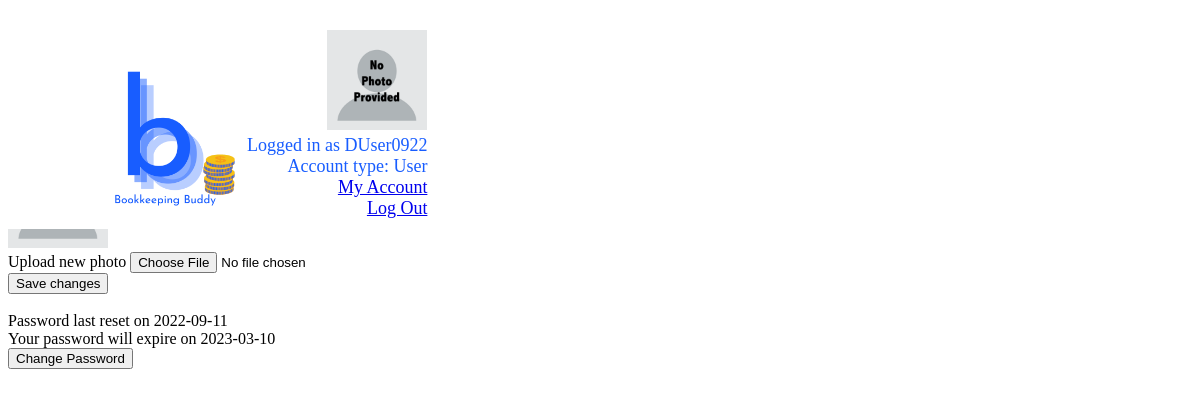
/auth/my_account (signed in), run on an earlier commit of the app's database.
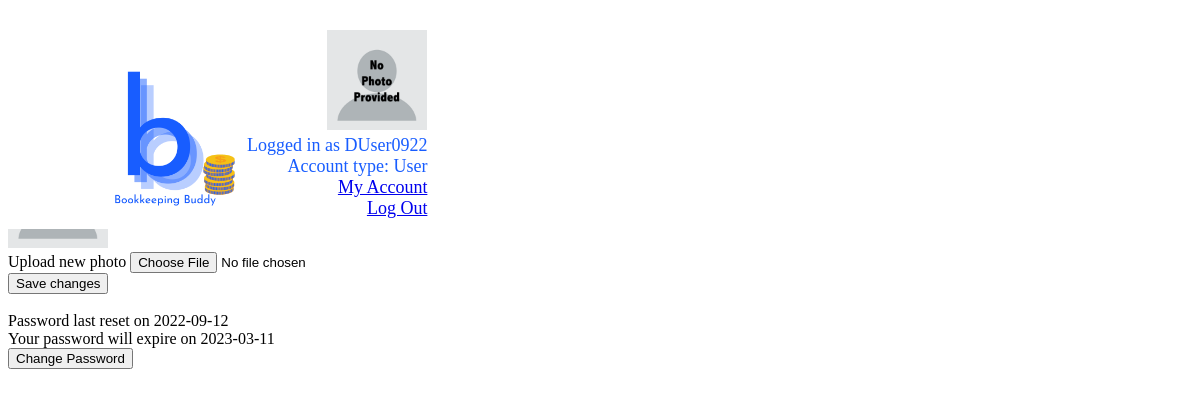
And on a later commit of the database.
### tables this page shows
CREATE TABLE users (
  username TEXT PRIMARY KEY UNIQUE,
  email_address TEXT NOT NULL,
  first_name TEXT NOT NULL,
  last_name TEXT NOT NULL,
  active INTEGER NOT NULL,
  role INTEGER NOT NULL,
  picture BLOB,
  password TEXT NOT NULL,
  address TEXT NOT NULL,
  DOB TEXT NOT NULL,
  old_passwords TEXT NOT NULL,
  password_refresh_date TEXT NOT NULL,
  incorrect_login_attempts INTEGER NOT NULL,
  suspend_start_date TEXT,
  suspend_end_date TEXT,
  creation_date TEXT NOT NULL,
  first_pet TEXT NOT NULL,
  city_born TEXT NOT NULL,
  year_graduated_hs INTEGER NOT NULL
);

### appl_domain/auth.py (the view, shortened to what this page needs)
@bp.route('/my_account', methods=('GET', 'POST'))
@login_required
def my_account():
    if request.method == 'GET':
        password_refresh_date = g.user['password_refresh_date']
        year = int(password_refresh_date[:4])
        month = int(password_refresh_date[5:7])
        day = int(password_refresh_date[8:])
        password_refresh_date = datetime(year, month, day)
        password_expires = password_refresh_date + timedelta(days=180)
        password_expires = password_expires.date().__str__()
        return render_template('auth/my_account.html', password_expires=password_expires)

### appl_domain/auth.py (called while the page is built)
def login_required(view):
    @functools.wraps(view)
    def wrapped_view(**kwargs):
        if g.user is None:
            return redirect(url_for('auth.login'))
        return view(**kwargs)
    return wrapped_view

@bp.before_app_request
def load_logged_in_user():
    username = session.get('username')
    if username is None:
        g.user = None
    else:
        g.user = get_db().execute(
            "SELECT * FROM users WHERE username = ?", (username,)
        ).fetchone()

### appl_domain/db.py (called while the page is built)
def get_db():
    if 'db' not in g:
        g.db = sqlite3.connect(
            current_app.config['DATABASE'],
            detect_types=sqlite3.PARSE_DECLTYPES
        )
        g.db.row_factory = sqlite3.Row
    return g.db

### appl_domain/templates/auth/my_account.html (shortened to what this page needs)
{% extends 'base.html' %}
{% block header %}
    <h1>{% block title %}Account settings for {{ g.user['username'] }}{% endblock %}</h1>
{% endblock %}
{% block content %}
    <form method="post" enctype="multipart/form-data">
        <label for="first_name">First Name</label>
        <label for="last_name">Last Name</label>
        <br>
        <label for="email_address">Email Address</label>
        <br>
        <label for="address">Address</label>
        <br>
        <label for="profile_pic">Profile picture</label>
        <br>
        {% if g.user['picture'] %}
            <span><img  id = "userImage" style="width:100px;height:100px;" alt="User's profile picture"/></span>
        {% else %}
            <span><img src="{{ url_for('static', filename='no_photo.png') }}" style="width:100px;height:100px;"  alt="Placeholder profile picture"/></span>
        {% endif %}
        <br>
        <label for="uploaded_pic">Upload new photo</label>
        <input type="file" name="uploaded_pic" id="uploaded_pic">
        <br>
        <input type="submit" value="Save changes">
    </form>
        <br>
        Password last reset on {{ g.user['password_refresh_date'] }} <br>
        Your password will expire on {{ password_expires }}<br>
        <button type="button" onclick="window.location.href='{{ url_for('auth.reset_password')}}'">Change Password</button>
{% endblock %}

### appl_domain/templates/base.html (shortened to what this page needs)
<!DOCTYPE html>
<html lang="en">
<link rel="stylesheet" href="{{ url_for('static', filename='style.css') }}">
<nav>
    <div id="navbar">
        {%  if g.user %}
            <div id="logged_in_header" style="display: inline-block; width:100%">
                <a href = {{ url_for('mainpage') }}> <img src="{{ url_for('static', filename='logo_cropped.png') }}" style="height: 150px" alt="BookkeepingBuddy logo"></a>
                <div id="user_pic" style="text-align: right; display: inline-block">
            {% if g.user['picture'] %}
                <span><img  id = "userImage" style="width:100px;height:100px;" alt="User's profile picture"/></span>
            {% else %}
                <span><img src="{{ url_for('static', filename='no_photo.png') }}" style="width:100px;height:100px;"  alt="Placeholder profile picture"/></span>
            {% endif %}
                <div id="username" style="text-align: right">Logged in as {{ g.user['username'] }}</div>
                {% if g.user['role'] == 2 %}
                <div id="account_type" style="text-align: right">Account type: Administrator</div>
                <div id="admin_functions" style="text-align: right">
                    <a href="{{ url_for('auth.manage_users')}}">Manage Users</a>
                </div>
                {% elif g.user['role'] == 1 %}
                <div id="account_type" style="text-align: right">Account type: Manager</div>
                {% else %}
                <div id="account_type" style="text-align: right">Account type: User</div>
                {% endif %}
                <div id="my_account" style="text-align: right"><a href="{{ url_for('auth.my_account') }}">My Account</a></div>
                <div id="logout" style="text-align: right"><a href="{{ url_for('auth.logout') }}">Log Out</a></div>
            </div>
        {% endif %}
    </div>
    </div>
</nav>
<section class="content">
    <header>
        {% block header %}{% endblock %}
    </header>
    {% block content %}{% endblock %}
</section>
</html>

### appl_domain/static/style.css (style rules this page uses)
nav { height:fit-content; width: 100%; position: fixed; background: white; padding: 10px 0; color:#185DFF; padding-left: 100px; font-size: large; }

What changed in the data, as far as the page shows it:
changed users "DUser0922": user.password_refresh_date "2022-09-11" → "2022-09-12"
Also different on the page:
{{ password_expires }}: "2023-03-10" → "2023-03-11"
